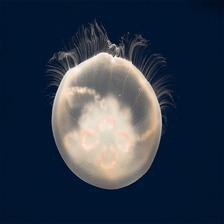
#> input picture projekt/data/Train_Test_Valid/Train/Moon_jellyfish/08.jpg, 224 x 224 px; its folder holds only this picture in this run
$ jupyter execute --allow-errors Color_jellyfish.ipynb
#> lines starting #> are read from the running program, lines starting #| are printed output that depends on the picture
[cell 1]
import numpy as np
import matplotlib.pyplot as plt
import os
import cv2

from PIL import Image
# model Support Vector Machine
from sklearn.svm import SVC, LinearSVC
# funkcje do generowania przykładowych zbiorów danych
from sklearn.datasets import make_blobs, make_moons, make_circles
# algorytm PCA (do redukcji wymiarów danych)
from sklearn.decomposition import PCA
from sklearn.preprocessing import StandardScaler
# pozwala łączyć kilka kroków przetwarzania danych w jeden pipelin
from sklearn.pipeline import make_pipeline
# funkcja do mierzenia dokładności modelu
from sklearn.metrics import accuracy_score

### Wczytanie obrazów dla SVM/PCA

W tej funkcji obrazy są wczytywane z folderów klas. Obraz jest zamieniany do przestrzeni kolorów LAB i skalowany do rozmiaru `96 × 96`. Następnie obraz jest spłaszczany do jednego długiego wektora, ponieważ SVM i PCA nie pracują bezpośrednio na obrazie jako macierzy pikseli, tylko na wektorach cech.

Dodatkowo do danych dodawane są obrócone wersje obrazów. Jest to prosta augmentacja, która zwiększa liczbę przykładów treningowych.

[cell 2]
def load_images(folder, size=(96, 96)):
    X = []
    y = []

    #tworzymy liste klas
    class_names = sorted(os.listdir(folder))

    #kazdemu gatunkowi przypisujemy numer
    for label, class_name in enumerate(class_names):
        class_path = os.path.join(folder, class_name)


        for filename in os.listdir(class_path):
            file_path = os.path.join(class_path, filename)

            img = cv2.imread(file_path)
            if img is None:
                continue
            img = cv2.cvtColor(img, cv2.COLOR_BGR2LAB)
            #img = cv2.cvtColor(img, cv2.COLOR_BGR2HSV)
            #img = cv2.cvtColor(img, cv2.COLOR_BGR2RGB)
            img = cv2.resize(img, size)

            #obraz->macierz->wektor
            X.append(np.array(img).flatten())
            y.append(label)

            rotated = cv2.rotate(img, cv2.ROTATE_90_CLOCKWISE)
            X.append(rotated.flatten())
            y.append(label)

            rotated = cv2.rotate(img, cv2.ROTATE_90_COUNTERCLOCKWISE)
            X.append(rotated.flatten())
            y.append(label)

    return np.array(X), np.array(y), class_names

[cell 3]
X_train, y_train, class_names = load_images("data/Train_Test_Valid/Train")
#> in load_images, img is the input picture: shape (224, 224, 3); mean B, G, R 73.2, 56.5, 45.5
#> in load_images, `img = cv2.cvtColor(img, cv2.COLOR_BGR2LAB)`: img: shape (224, 224, 3); mean of channels 0, 1, 2 56.1, 131.6, 114.9
#> in load_images, `img = cv2.resize(img, size)`: img: shape (96, 96, 3); mean of channels 0, 1, 2 56, 131.6, 114.9
#> in load_images, `rotated = cv2.rotate(img, cv2.ROTATE_90_CLOCKWISE)`: rotated: shape (96, 96, 3); mean of channels 0, 1, 2 56, 131.6, 114.9
#> in load_images, `rotated = cv2.rotate(img, cv2.ROTATE_90_COUNTERCLOCKWISE)`: rotated: shape (96, 96, 3); mean of channels 0, 1, 2 56, 131.6, 114.9
#> y_train = [0, 0, 0, 1, 1, 1]; class_names = ['Moon_jellyfish', 'barrel_jellyfish']
#> (the rest of this cell did not finish here and is left out)

print(X_train.shape)
print(y_train.shape)

[cell 4]
print("Klasy:", class_names)
#| Klasy: ['Moon_jellyfish', 'barrel_jellyfish']
print("X_train shape:", X_train.shape)
#| X_train shape: (6, 27648)
print("y_train shape:", y_train.shape)
#| y_train shape: (6,)
#900 obrazow, 9216cech

fig, ax = plt.subplots(2, 3, figsize=(10, 6))
#> (the rest of this cell did not finish here and is left out)

[cell 5]
#spr

from collections import Counter

counts = Counter(y_train)
#> counts = {0: 3, 1: 3}

for label, count in counts.items():
    print(label, ":", count)
#> this loop made 2 passes
#> (label, count) on passes 1 to 2: (0, 3), (1, 3)
#| 0 : 3
#| 1 : 3

### PCA
PCA jest tutaj etapem redukcji wymiaru. Zachowuje najważniejsze kierunki zmienności danych, a odrzuca część mniej istotnych szczegółów. Taka idea jest powiązana z SVD, gdzie dane można opisać przez najważniejsze składowe zamiast przez wszystkie oryginalne wartości.

[cell 6]
model = make_pipeline(
    StandardScaler(),
    PCA(n_components=100, whiten=True, svd_solver='randomized', random_state=42),
    SVC(kernel='rbf', class_weight='balanced')
)

### Dobór parametrów SVM

SVM ma parametry, które wpływają na sposób oddzielania klas. Najlepsze parametry są wybierane na podstawie walidacji krzyżowej. Oznacza to, że model jest kilka razy trenowany i sprawdzany na różnych częściach danych treningowych, a potem wybierana jest kombinacja, która działała najlepiej.

[cell 7]
from sklearn.model_selection import GridSearchCV

#szukamy najlepszych parametrów do modelu
param_grid = {
    'svc__C': [1, 2, 4],
    'svc__gamma': ['scale', 0.0005, 0.005]
}

grid = GridSearchCV(model, param_grid)

#> (the rest of this cell did not finish here and is left out)

#> (a cell that did not finish here is left out)

Model PCA + SVM osiągnął accuracy około 60% na zbiorze testowym. Oznacza to, że poprawnie sklasyfikował większość obrazów testowych.

[cell 9]
fig, ax = plt.subplots(4, 6, figsize=(10, 8))
#> (the rest of this cell did not finish here and is left out)

[cell 10]
from sklearn.metrics import classification_report
#> (the rest of this cell did not finish here and is left out)

## CNN - klasyfikacja meduz

W tej części używam prostego CNN zaimplementowanego w NumPy.
W metodzie SVM/PCA obraz był od razu zamieniany na długi wektor. CNN działa inaczej, obraz zostaje w postaci macierzy pikseli. Najpierw patrzy na małe fragmenty obrazu, np. krawędzie, kontury i lokalne wzory, a dopiero później podejmuje decyzję o klasie.

### Przygotowanie obrazów dla CNN

Funkcja wczytuje obrazy tak samo jak wcześniej: zmienia przestrzeń kolorów na LAB i skaluje obraz do rozmiaru `96 × 96`.
Obrazy są normalizowane do zakresu `[0, 1]`, żeby wartości pikseli były małe i wygodne dla modelu. Augmentację, czyli sztuczne powiększenie danych przez rotacje, stosuję tylko dla zbioru treningowego.

[cell 11]
def load_images_cnn(folder, size=(96, 96), augment=False):
    X, y = [], []
    class_names = sorted(os.listdir(folder))

    for label, class_name in enumerate(class_names):
        class_path = os.path.join(folder, class_name)

        if not os.path.isdir(class_path):
            continue

        for filename in os.listdir(class_path):
            file_path = os.path.join(class_path, filename)

            img = cv2.imread(file_path)
            if img is None:
                continue

            img = cv2.cvtColor(img, cv2.COLOR_BGR2LAB)
            img = cv2.resize(img, size)

            X.append(img)
            y.append(label)

            # zwiększanie danych tylko dla zbioru treningowego
            if augment:
                X.append(cv2.rotate(img, cv2.ROTATE_90_CLOCKWISE))
                y.append(label)

                X.append(cv2.rotate(img, cv2.ROTATE_90_COUNTERCLOCKWISE))
                y.append(label)

    X = np.array(X, dtype=np.float32) / 255.0
    y = np.array(y)

    return X, y, class_names

### Prosty CNN zaimplementowany w NumPy

Poniższa klasa zawiera minimalną implementację sieci CNN bez użycia gotowych bibliotek typu TensorFlow lub PyTorch.

Najpierw filtr konwolucyjny przesuwa się po obrazie i wykrywa lokalne cechy. Następnie ReLU zostawia tylko dodatnie odpowiedzi, a max pooling zmniejsza rozmiar danych, zachowując najsilniejsze sygnały. Na końcu warstwa dense zamienia wyuczone cechy na wynik klasyfikacji dla każdej klasy meduz.

[cell 12]
class TinyNumPyCNN:
    # Minimal CNN implemented directly in NumPy.
    # Architecture:
    # input -> conv 3x3 -> ReLU -> 2x2 maxpool -> dense -> softmax.

    def __init__(self, image_shape=(96, 96), n_filters=8, n_classes=6, seed=42):
        self.image_height, self.image_width = image_shape
        self.n_filters = n_filters
        self.n_classes = n_classes

        if self.image_height % 2 != 0 or self.image_width % 2 != 0:
            raise ValueError("This simple demo assumes even image height and width.")

        pooled_size = n_filters * (self.image_height // 2) * (self.image_width // 2)

        rng = np.random.default_rng(seed)

        # Convolution weights: (filters, channels, kernel height, kernel width)
        self.Wc = 0.5 * rng.normal(
            0.0,
            np.sqrt(2.0 / 9.0),
            size=(n_filters, 1, 3, 3),
        ).astype(np.float32)

        self.bc = np.zeros(n_filters, dtype=np.float32)

        # Dense layer weights
        self.Wd = 0.5 * rng.normal(
            0.0,
            np.sqrt(2.0 / pooled_size),
            size=(pooled_size, n_classes),
        ).astype(np.float32)

        self.bd = np.zeros(n_classes, dtype=np.float32)

        self.velocity = {
            "Wc": np.zeros_like(self.Wc),
            "bc": np.zeros_like(self.bc),
            "Wd": np.zeros_like(self.Wd),
            "bd": np.zeros_like(self.bd),
        }

    def parameters(self):
        return {
            "Wc": self.Wc,
            "bc": self.bc,
            "Wd": self.Wd,
            "bd": self.bd,
        }

    def forward(self, X):
        B, C, H, W = X.shape

        if C != 1:
            raise ValueError("This tutorial CNN expects grayscale images with one channel.")

        if H != self.image_height or W != self.image_width:
            raise ValueError(
                f"Expected images of shape {(self.image_height, self.image_width)}, "
                f"but received {(H, W)}."
            )

        K = self.n_filters

        # Same padding for a 3x3 filter.
        X_pad = np.pad(
            X,
            pad_width=((0, 0), (0, 0), (1, 1), (1, 1)),
            mode="constant",
        )

        # Convolution/cross-correlation.
        Z = np.zeros((B, K, H, W), dtype=np.float32)

        for r in range(3):
            for s in range(3):
                image_patch = X_pad[:, 0, r:r + H, s:s + W]
                filter_weights = self.Wc[:, 0, r, s]
                Z += image_patch[:, None, :, :] * filter_weights[None, :, None, None]

        Z += self.bc[None, :, None, None]

        # ReLU.
        A = np.maximum(Z, 0.0)

        # 2x2 max pooling.
        A_blocks = A.reshape(B, K, H // 2, 2, W // 2, 2)
        P = A_blocks.max(axis=(3, 5))

        # Dense classifier.
        F = P.reshape(B, -1)
        logits = F @ self.Wd + self.bd

        cache = (X, X_pad, Z, A, A_blocks, P, F)
        return logits, cache

    @staticmethod
    def softmax(logits):
        shifted = logits - logits.max(axis=1, keepdims=True)
        exp_values = np.exp(shifted)
        return exp_values / exp_values.sum(axis=1, keepdims=True)

    def predict_proba(self, X):
        logits, _ = self.forward(X)
        return self.softmax(logits)

    def predict(self, X):
        return self.predict_proba(X).argmax(axis=1)

    def loss_and_accuracy(self, X, y):
        logits, _ = self.forward(X)
        probs = self.softmax(logits)

        loss = -np.log(probs[np.arange(len(y)), y] + 1e-12).mean()
        predictions = probs.argmax(axis=1)
        accuracy = np.mean(predictions == y)

        return float(loss), float(accuracy)

    def train_step(self, X_batch, y_batch, lr=0.05, momentum=0.9, weight_decay=1e-4):
        B = X_batch.shape[0]
        H = self.image_height
        W = self.image_width
        K = self.n_filters

        logits, cache = self.forward(X_batch)
        X, X_pad, Z, A, A_blocks, P, F = cache

        probs = self.softmax(logits)

        loss = -np.log(probs[np.arange(B), y_batch] + 1e-12).mean()

        # Gradient of cross entropy with softmax.
        dlogits = probs.copy()
        dlogits[np.arange(B), y_batch] -= 1.0
        dlogits /= B

        # Dense layer gradients.
        dWd = F.T @ dlogits + weight_decay * self.Wd
        dbd = dlogits.sum(axis=0)
        dF = dlogits @ self.Wd.T

        # Backpropagate through max pooling.
        dP = dF.reshape(B, K, H // 2, W // 2)

        max_values = P[:, :, :, None, :, None]
        pool_mask = (A_blocks == max_values)

        # If several entries are tied maxima, distribute the gradient equally.
        counts = pool_mask.sum(axis=(3, 5), keepdims=True)
        dA_blocks = pool_mask * (dP[:, :, :, None, :, None] / counts)
        dA = dA_blocks.reshape(B, K, H, W)

        # Backpropagate through ReLU.
        dZ = dA * (Z > 0)

        # Convolution gradients.
        dWc = np.zeros_like(self.Wc)
        dbc = dZ.sum(axis=(0, 2, 3))

        for r in range(3):
            for s in range(3):
                image_patch = X_pad[:, 0, r:r + H, s:s + W]
                dWc[:, 0, r, s] = (
                    dZ * image_patch[:, None, :, :]
                ).sum(axis=(0, 2, 3))

        dWc += weight_decay * self.Wc

        gradients = {
            "Wc": dWc,
            "bc": dbc,
            "Wd": dWd,
            "bd": dbd,
        }

        # Momentum SGD update.
        for name, param in self.parameters().items():
            self.velocity[name] = momentum * self.velocity[name] - lr * gradients[name]
            param += self.velocity[name]

        predictions = probs.argmax(axis=1)
        accuracy = np.mean(predictions == y_batch)

        return float(loss), float(accuracy)

### Wczytanie zbioru treningowego i testowego
Na tym etapie obrazy nadal mają trzy kanały LAB. W kolejnym kroku wybieram jeden kanał, ponieważ używana implementacja CNN działa na obrazach jednokanałowych. Wybieram kanał L, czyli jasność obrazu. Ten kanał zawiera informację o kształtach, konturach i kontraście.

[cell 13]
X_train_cnn, y_train_cnn, class_names_cnn = load_images_cnn(
    "data/Train_Test_Valid/Train",
    augment=True
)
#> y_train_cnn = [0, 0, 0, 1, 1, 1]; class_names_cnn = ['Moon_jellyfish', 'barrel_jellyfish']
#> (the rest of this cell did not finish here and is left out)

print("Klasy:", class_names_cnn)
print("Train:", X_train_cnn.shape, y_train_cnn.shape)
print("Test:", X_test_cnn.shape, y_test_cnn.shape)

[cell 14]
channel = 0  # 0=L jasność, 1=A zielony-czerwony, 2=B niebieski-żółty

X_train_gray = X_train_cnn[:, :, :, channel][:, None, :, :]
#> (the rest of this cell did not finish here and is left out)

### Podział danych na trening i walidację

Zbiór treningowy służy do uczenia modelu.
Zbiór walidacyjny pozwala sprawdzić, czy model poprawia się także na danych, których nie widzi bezpośrednio podczas aktualizacji wag.

[cell 15]
from sklearn.model_selection import train_test_split

X_train_part, X_val, y_train_part, y_val = train_test_split(
    X_train_gray,
    y_train_cnn,
    test_size=0.2,
    random_state=42,
    stratify=y_train_cnn
)
#> y_train_part = [0, 1, 0, 1]; y_val = [1, 0]

print("Train part:", X_train_part.shape, y_train_part.shape)
#| Train part: (4, 1, 96, 96) (4,)
print("Validation:", X_val.shape, y_val.shape)
#| Validation: (2, 1, 96, 96) (2,)

### Utworzenie modelu CNN

Prosty model CNN dla obrazów `96 × 96` i sześciu klas meduz. Model ma 8 filtrów konwolucyjnych. Każdy filtr uczy się wykrywać lokalne wzorce w obrazie.
Przed treningiem sprawdzam wynik początkowy. Dla sześciu klas losowe zgadywanie daje około `1/6`.

[cell 16]
num_classes = len(class_names_cnn)
#> num_classes = 2

cnn = TinyNumPyCNN(
    image_shape=(96, 96),
    n_filters=8,
    n_classes=num_classes,
    seed=42
)
#> in __init__, `self.Wd = 0.5 * rng.normal( 0.0, np.sqrt(2.0 / pooled_size), size=(poo..`: self.Wd = 18432 pairs, first value -0.0222 to 0.0213, second value -0.0229 to 0.0216

initial_loss, initial_acc = cnn.loss_and_accuracy(X_val, y_val)
#> in forward, `logits = F @ self.Wd + self.bd`: logits = [[0.04, 0.245], [0.074, 0.201]]
#> in softmax, `shifted = logits - logits.max(axis=1, keepdims=True)`: shifted = [[-0.205, 0], [-0.127, 0]]
#> in softmax, `exp_values = np.exp(shifted)`: exp_values = [[0.814, 1], [0.881, 1]]
#> in loss_and_accuracy, `probs = self.softmax(logits)`: probs = [[0.449, 0.551], [0.468, 0.532]]
#> in loss_and_accuracy, `loss = -np.log(probs[np.arange(len(y)), y] + 1e-12).mean()`: loss = 0.677
#> in loss_and_accuracy, `predictions = probs.argmax(axis=1)`: predictions = [1, 1]
#> in loss_and_accuracy, `accuracy = np.mean(predictions == y)`: accuracy = 0.5
#> initial_loss = 0.677; initial_acc = 0.5

print("Validation accuracy przed treningiem:", initial_acc)
#| Validation accuracy przed treningiem: 0.5

### Batches

Model nie uczy się na wszystkich obrazach naraz. Dane są dzielone na mniejsze paczki. Dzięki temu po każdej małej grupie obrazów model może zaktualizować swoje wagi.

[cell 17]
def get_batches(X, y, batch_size=16, seed=42):
    rng = np.random.default_rng(seed)
    indices = rng.permutation(len(X))

    for start in range(0, len(X), batch_size):
        batch_indices = indices[start:start + batch_size]
        yield X[batch_indices], y[batch_indices]

### Trening CNN

W czasie treningu model przechodzi przez dane kilka razy. Na początku używam trochę większego learning rate, żeby model szybciej zaczął się uczyć. Po trzech zmniejszam learning rate, żeby aktualizacje wag były spokojniejsze. Zapisuję loss i accuracy dla treningu oraz walidacji.

[cell 18]
EPOCHS = 10
BATCH_SIZE = 16

history = {"train_loss": [], "train_acc": [], "val_loss": [], "val_acc": []}

best_val_acc = 0
best_params = None
best_epoch = 0

for epoch in range(EPOCHS):
    lr = 0.008 if epoch < 3 else 0.003
    losses, accs = [], []

    for X_batch, y_batch in get_batches(
        X_train_part,
        y_train_part,
        batch_size=BATCH_SIZE,
        seed=42 + epoch
    ):
        loss, acc = cnn.train_step(X_batch, y_batch, lr=lr)
        losses.append(loss)
        accs.append(acc)

    train_loss = np.mean(losses)
    train_acc = np.mean(accs)
    val_loss, val_acc = cnn.loss_and_accuracy(X_val, y_val)

    history["train_loss"].append(train_loss)
    history["train_acc"].append(train_acc)
    history["val_loss"].append(val_loss)
    history["val_acc"].append(val_acc)

    if val_acc > best_val_acc:
        best_val_acc = val_acc
        best_epoch = epoch + 1
        best_params = {name: param.copy() for name, param in cnn.parameters().items()}

    print(
        f"Epoch {epoch + 1}/{EPOCHS} | "
        f"train acc: {train_acc:.3f} | "
        f"val acc: {val_acc:.3f}"
    )
#> this loop made 10 passes
#> train_loss on passes 1 to 2: 0.677, 0.569
#> train_loss on passes 3 to 6: 0.416, 0.258, 0.154, 0.0906
#| Epoch 1/10 | train acc: 0.500 | val acc: 0.500
#| Epoch 2/10 | train acc: 0.500 | val acc: 1.000
#| Epoch 3/10 | train acc: 1.000 | val acc: 1.000
#| Epoch 4/10 | train acc: 1.000 | val acc: 1.000
#| Epoch 5/10 | train acc: 1.000 | val acc: 1.000
#| Epoch 6/10 | train acc: 1.000 | val acc: 1.000
#| Epoch 7/10 | train acc: 1.000 | val acc: 1.000
#| Epoch 8/10 | train acc: 1.000 | val acc: 1.000
#> (further printed lines are left out)
#> after the loop, best_epoch = 2; best_val_acc = 1

[cell 19]
plt.figure(figsize=(10, 4))

plt.plot(history["train_loss"], label="train loss")
plt.plot(history["val_loss"], label="validation loss")

plt.xlabel("Epoch")
plt.ylabel("Loss")
plt.title("CNN loss podczas treningu")
plt.legend()
plt.grid(True)
plt.show()
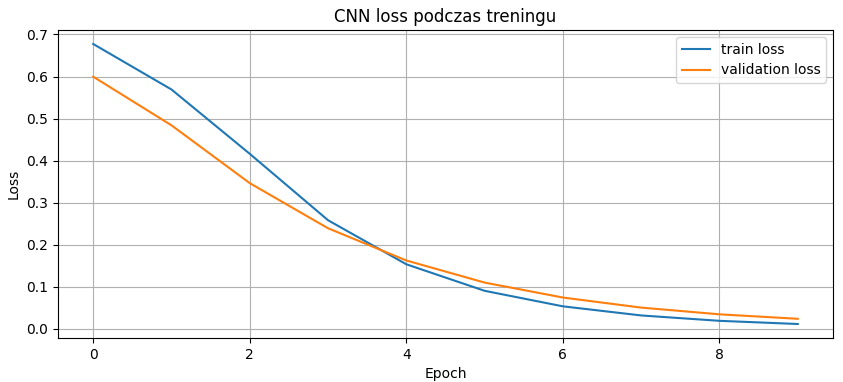
#> figure drawn by matplotlib, 1 panel; curve peaks at x = 0, y = 0.677; curve peaks at x = 0, y = 0.6

plt.figure(figsize=(10, 4))

plt.plot(history["train_acc"], label="train accuracy")
plt.plot(history["val_acc"], label="validation accuracy")

plt.xlabel("Epoch")
plt.ylabel("Accuracy")
plt.title("CNN accuracy podczas treningu")
plt.legend()
plt.grid(True)
plt.show()
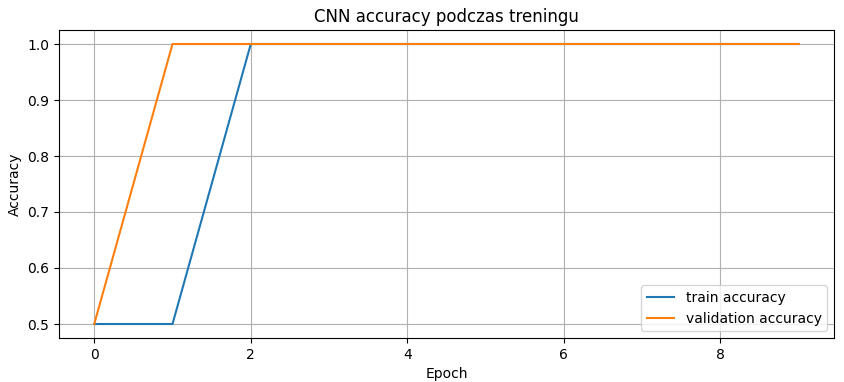
#> figure drawn by matplotlib, 1 panel; curve peaks at x = 2, y = 1; curve peaks at x = 1, y = 1
